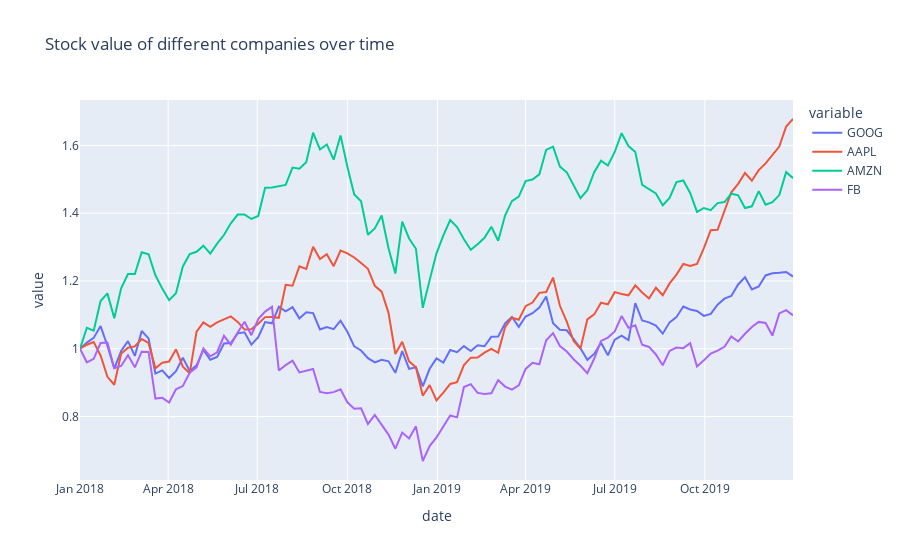

Notebook source saved alongside this figure:
### Markdown cell above
### The stocks dataset

*Hints*:
- Turn stocks dataframe into a structure that can be picked up easily with plotly express

### Code cell
# YOUR CODE HERE
stocks = px.data.stocks()
stocks.head()

fig = px.line(stocks, x="date", y=["GOOG", "AAPL", "AMZN", "FB"], title='Stock value of different companies over time')


fig.show()
